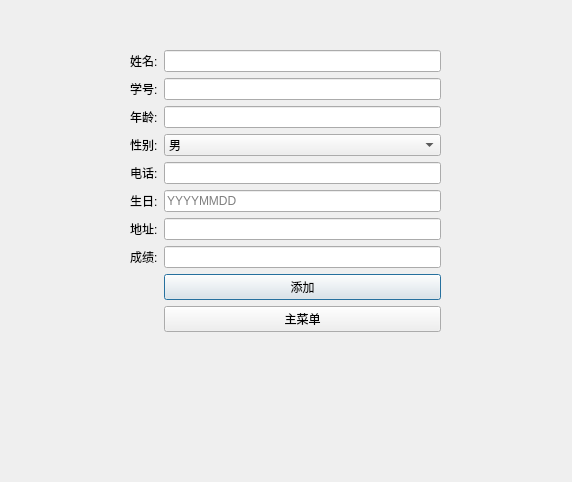
<?xml version="1.0" encoding="UTF-8"?>
<ui version="4.0">
 <class>AddStudentWidget</class>
 <widget class="QDialog" name="AddStudentWidget">
  <property name="geometry">
   <rect>
    <x>0</x>
    <y>0</y>
    <width>572</width>
    <height>482</height>
   </rect>
  </property>
  <property name="windowTitle">
   <string>Dialog</string>
  </property>
  <widget class="QWidget" name="formLayoutWidget">
   <property name="geometry">
    <rect>
     <x>130</x>
     <y>50</y>
     <width>311</width>
     <height>347</height>
    </rect>
   </property>
   <layout class="QFormLayout" name="formLayout">
    <item row="0" column="0">
     <widget class="QLabel" name="namelabel">
      <property name="text">
       <string>姓名:</string>
      </property>
     </widget>
    </item>
    <item row="1" column="0">
     <widget class="QLabel" name="idlabel">
      <property name="text">
       <string>学号:</string>
      </property>
     </widget>
    </item>
    <item row="1" column="1">
     <widget class="QLineEdit" name="idlineEdit"/>
    </item>
    <item row="2" column="0">
     <widget class="QLabel" name="agelabel">
      <property name="text">
       <string>年龄:</string>
      </property>
     </widget>
    </item>
    <item row="2" column="1">
     <widget class="QLineEdit" name="agelineEdit"/>
    </item>
    <item row="3" column="0">
     <widget class="QLabel" name="genlabel">
      <property name="text">
       <string>性别:</string>
      </property>
     </widget>
    </item>
    <item row="3" column="1">
     <widget class="QComboBox" name="comboBox">
      <item>
       <property name="text">
        <string>男</string>
       </property>
      </item>
      <item>
       <property name="text">
        <string>女</string>
       </property>
      </item>
     </widget>
    </item>
    <item row="4" column="0">
     <widget class="QLabel" name="tellabel">
      <property name="text">
       <string>电话:</string>
      </property>
     </widget>
    </item>
    <item row="4" column="1">
     <widget class="QLineEdit" name="tellineEdit"/>
    </item>
    <item row="5" column="0">
     <widget class="QLabel" name="birlabel">
      <property name="text">
       <string>生日:</string>
      </property>
     </widget>
    </item>
    <item row="5" column="1">
     <widget class="QLineEdit" name="birlineEdit">
      <property name="inputMask">
       <string/>
      </property>
      <property name="placeholderText">
       <string>YYYYMMDD</string>
      </property>
     </widget>
    </item>
    <item row="6" column="0">
     <widget class="QLabel" name="addresslabel">
      <property name="text">
       <string>地址:</string>
      </property>
     </widget>
    </item>
    <item row="6" column="1">
     <widget class="QLineEdit" name="addresslineEdit"/>
    </item>
    <item row="7" column="0">
     <widget class="QLabel" name="gradelabel">
      <property name="text">
       <string>成绩:</string>
      </property>
     </widget>
    </item>
    <item row="7" column="1">
     <widget class="QLineEdit" name="gradelineEdit"/>
    </item>
    <item row="8" column="1">
     <widget class="QPushButton" name="addButton">
      <property name="text">
       <string>添加</string>
      </property>
     </widget>
    </item>
    <item row="9" column="1">
     <widget class="QPushButton" name="returnButton">
      <property name="text">
       <string>主菜单</string>
      </property>
     </widget>
    </item>
    <item row="0" column="1">
     <widget class="QLineEdit" name="namelineEdit"/>
    </item>
   </layout>
  </widget>
 </widget>
 <resources/>
 <connections/>
</ui>
